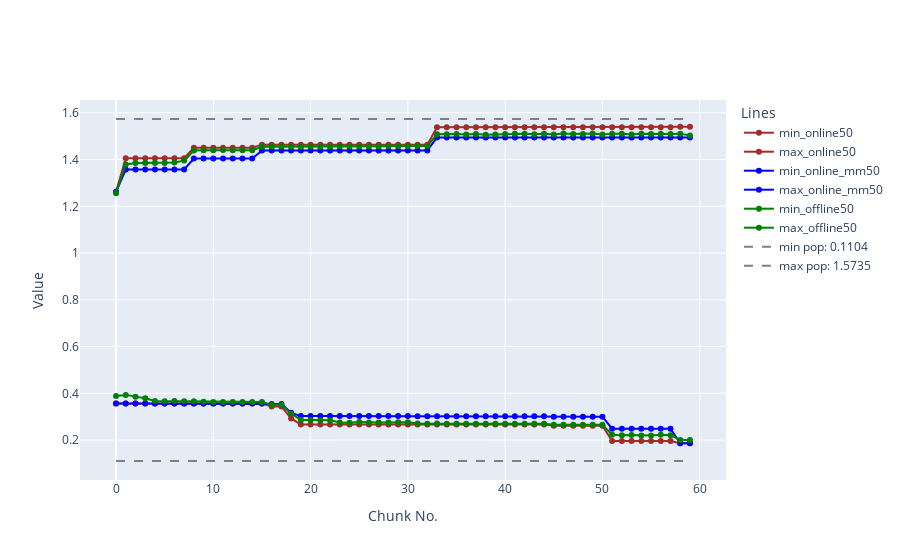
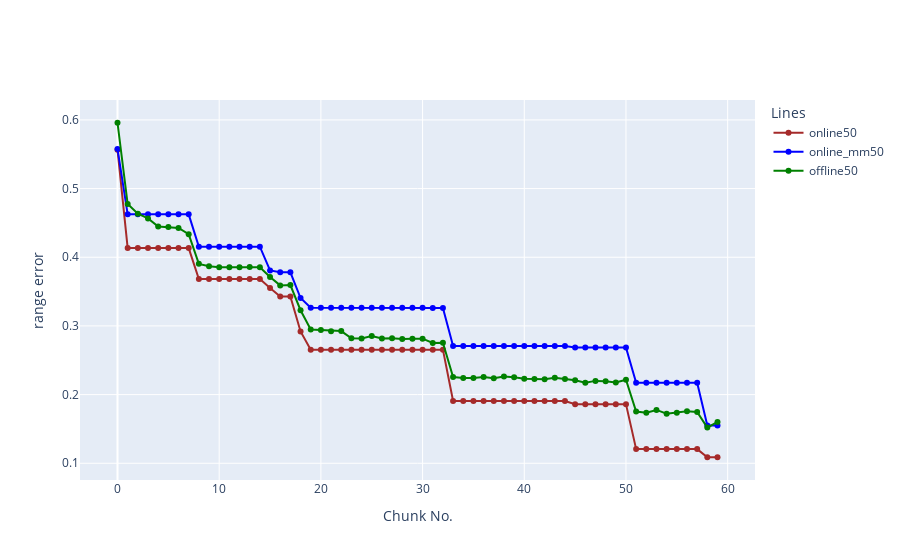
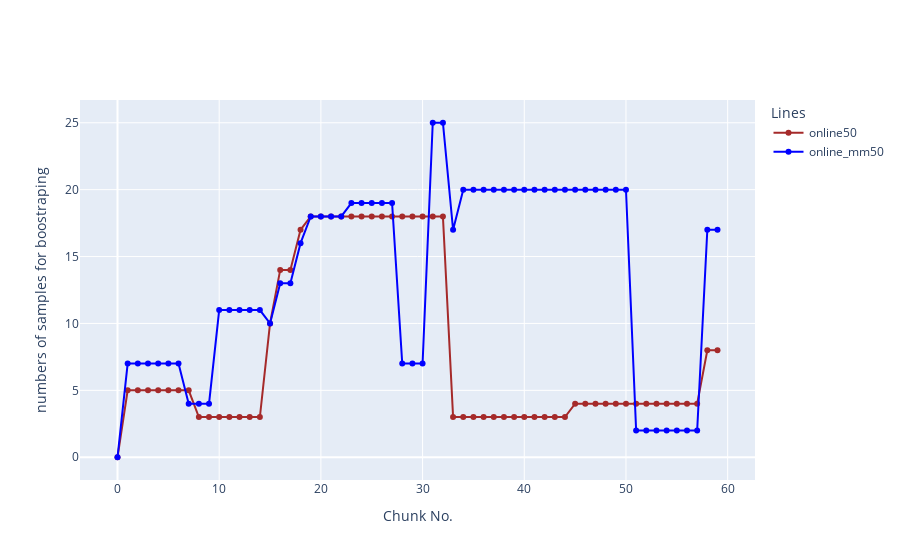
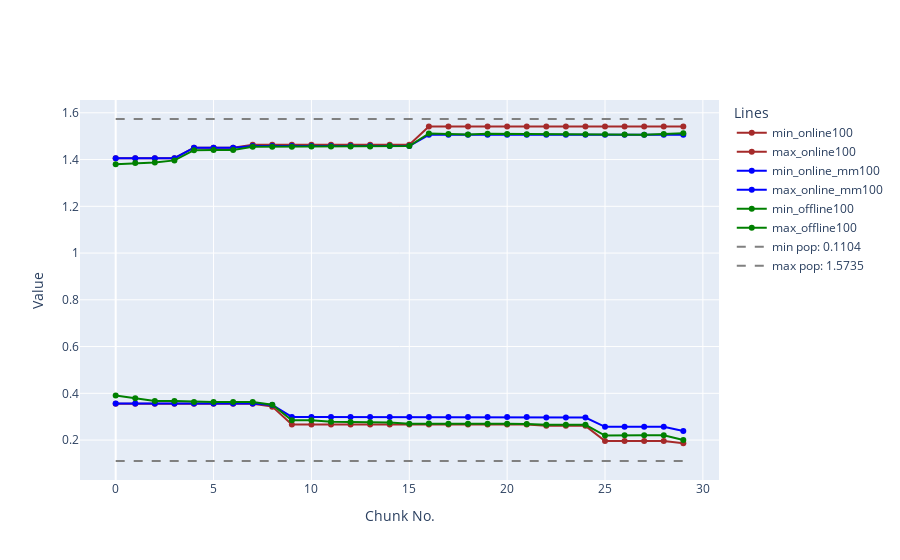

Notebook code cell kept with these figures, in order:
### Code cell
popminmax = [pop_min,pop_max]
for idx in range(len(exp_l)):
    plot_minmax_line(exp_l[idx], exp_r[idx], name_l[idx],name_r[idx], popminmax,filesave=file_pop+name[idx][0])
    plot_err_line(error_range[idx], name[idx],filesave = file_pop+name[idx][0]+'error')
    plot_nlearn_line(nlearn[idx], name[idx], filesave=file_pop+name[idx][0]+'_n')
